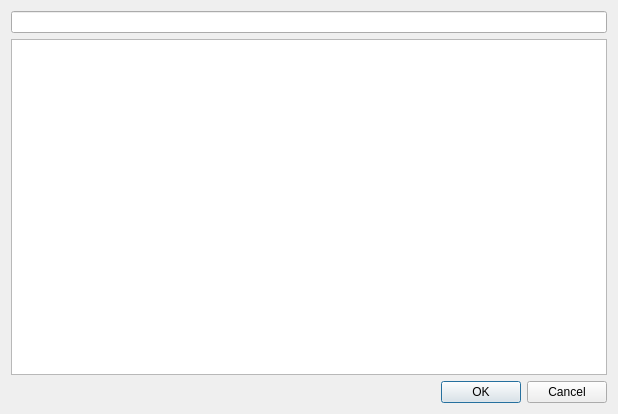
<?xml version="1.0" encoding="UTF-8"?>
<ui version="4.0">
 <class>VcsBase::Internal::NickNameDialog</class>
 <widget class="QDialog" name="VcsBase::Internal::NickNameDialog">
  <property name="geometry">
   <rect>
    <x>0</x>
    <y>0</y>
    <width>618</width>
    <height>414</height>
   </rect>
  </property>
  <property name="windowTitle">
   <string>Nicknames</string>
  </property>
  <layout class="QVBoxLayout" name="verticalLayout">
   <item>
    <widget class="Utils::FancyLineEdit" name="filterLineEdit"/>
   </item>
   <item>
    <widget class="Utils::TreeView" name="filterTreeView"/>
   </item>
   <item>
    <widget class="QDialogButtonBox" name="buttonBox">
     <property name="orientation">
      <enum>Qt::Horizontal</enum>
     </property>
     <property name="standardButtons">
      <set>QDialogButtonBox::Cancel|QDialogButtonBox::Ok</set>
     </property>
    </widget>
   </item>
  </layout>
 </widget>
 <customwidgets>
  <customwidget>
   <class>Utils::FancyLineEdit</class>
   <extends>QLineEdit</extends>
   <header location="global">utils/fancylineedit.h</header>
  </customwidget>
  <customwidget>
   <class>Utils::TreeView</class>
   <extends>QTreeView</extends>
   <header location="global">utils/itemviews.h</header>
  </customwidget>
 </customwidgets>
 <resources/>
 <connections>
  <connection>
   <sender>buttonBox</sender>
   <signal>accepted()</signal>
   <receiver>VcsBase::Internal::NickNameDialog</receiver>
   <slot>accept()</slot>
   <hints>
    <hint type="sourcelabel">
     <x>252</x>
     <y>405</y>
    </hint>
    <hint type="destinationlabel">
     <x>157</x>
     <y>274</y>
    </hint>
   </hints>
  </connection>
  <connection>
   <sender>buttonBox</sender>
   <signal>rejected()</signal>
   <receiver>VcsBase::Internal::NickNameDialog</receiver>
   <slot>reject()</slot>
   <hints>
    <hint type="sourcelabel">
     <x>293</x>
     <y>405</y>
    </hint>
    <hint type="destinationlabel">
     <x>286</x>
     <y>274</y>
    </hint>
   </hints>
  </connection>
 </connections>
</ui>
